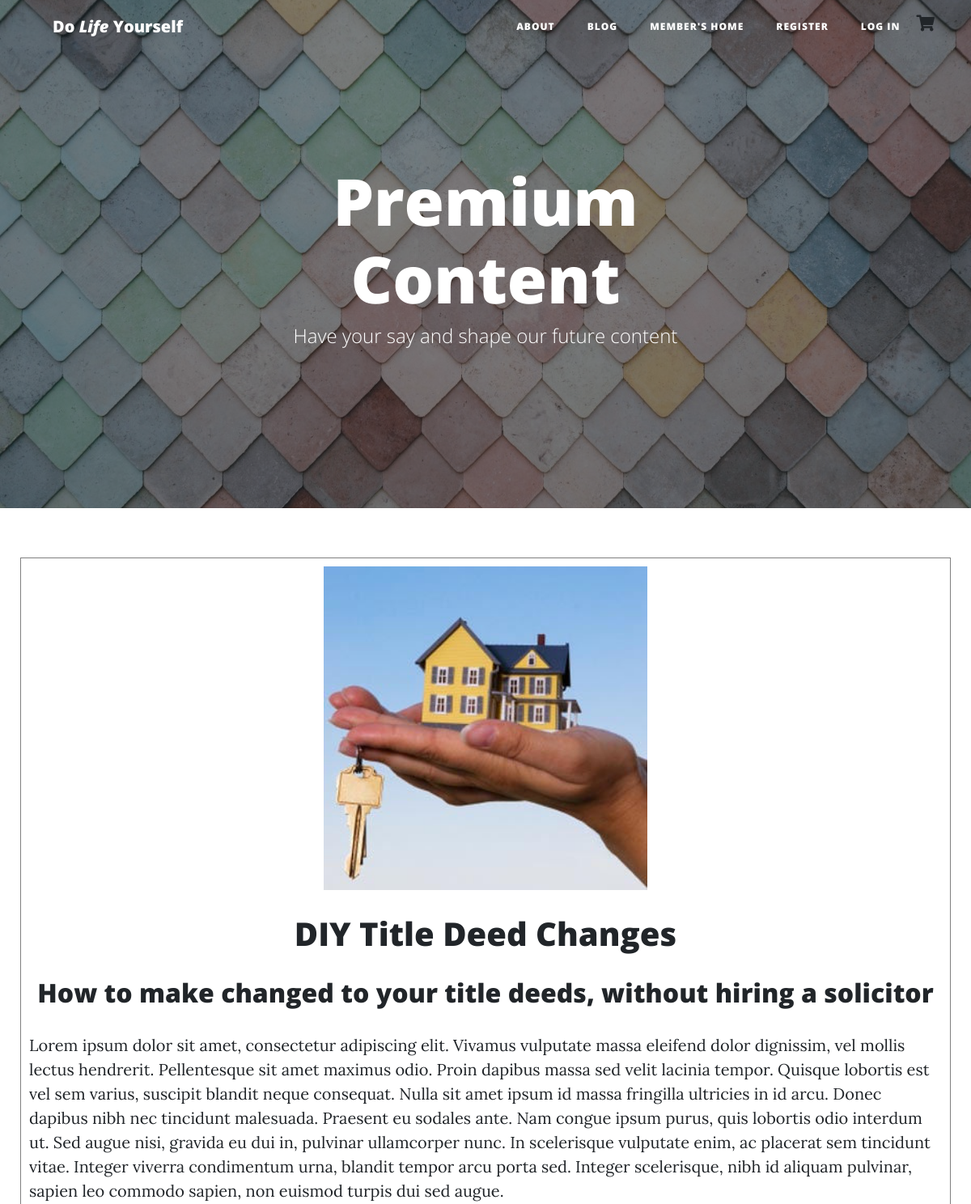
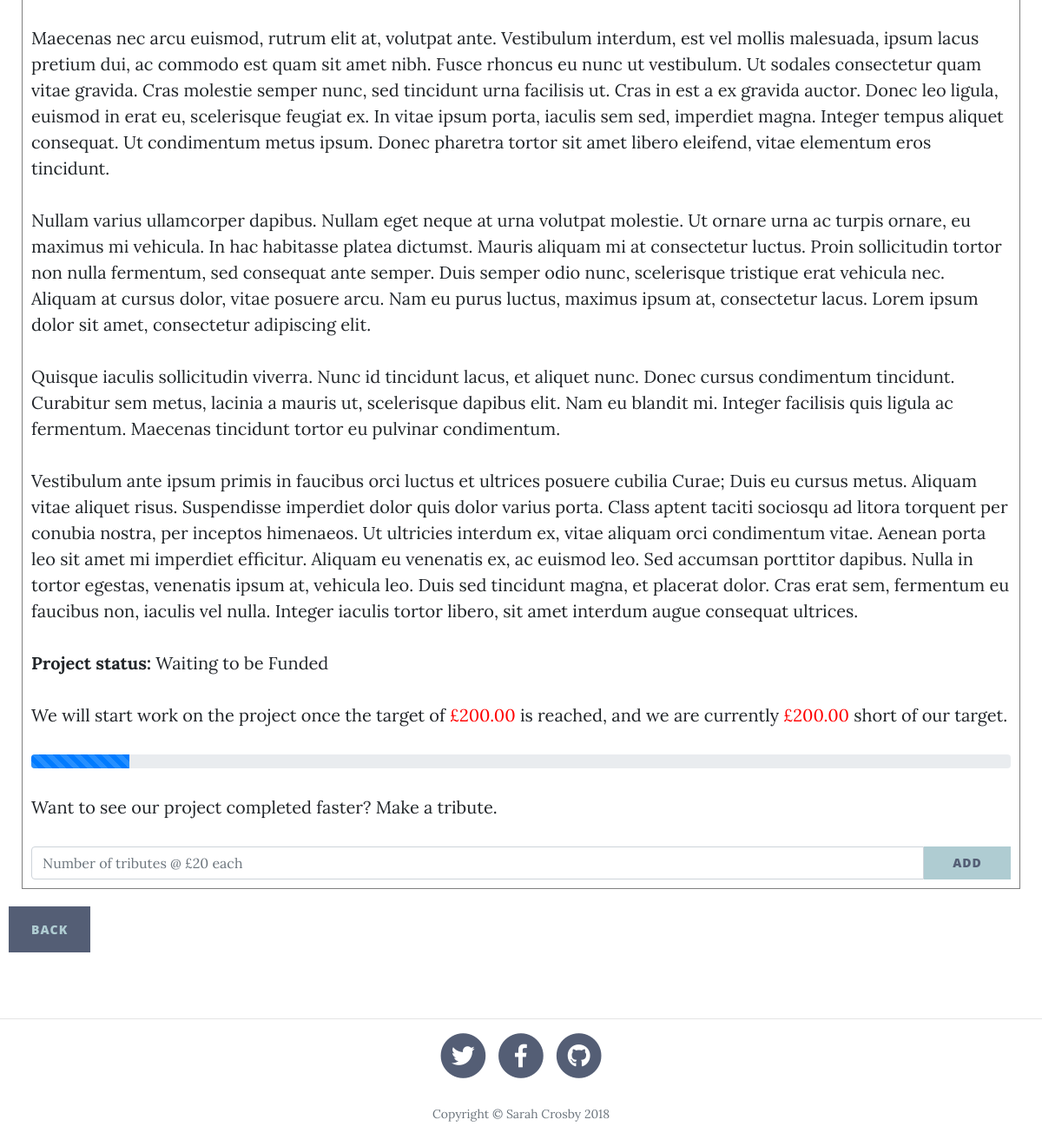
The page /products/1/ on the database its author committed (2 pictures, top to bottom).
### ecommerce/models.py (models this page shows, shortened)
class Product(models.Model):
    name = models.CharField(max_length=254, default='')
    strap = models.CharField(max_length=254, default='')
    description = models.TextField(default='')
    upvotes = models.IntegerField(default='0')
    tag = models.CharField(max_length=30, blank=True, null=True, default='')
    target = models.DecimalField(max_digits=6, decimal_places=2, default='0.00')
    remaining = models.DecimalField(max_digits=6, decimal_places=2, default='0.00')
    tribute = models.DecimalField(max_digits=6, decimal_places=2, default='0.00')
    image = models.ImageField(upload_to="img", blank=True, null=True, default='')
    status_choices = (
        ('PR', 'In Progress'),
        ('PL', 'In Planning'),
        ('C', 'Completed'),
        ('W', 'Waiting to be Funded'),
    )
    status = models.CharField(max_length=2, choices=status_choices, default='W')

### ecommerce/views.py (the view)
# urls.py: url(r'^(?P<pk>\d+)/$', product_detail, name='product_detail'),
def product_detail(request, pk):
    product = get_object_or_404(Product, pk=pk)
    return render(request, "productdetail.html", {'product': product})

### cart/contexts.py (called while the page is built)
def cart_contents(request):
    cart = request.session.get('cart', {})
    cart_items = []
    total = 0
    product_count = 0
    for id, quantity in cart.items():
        product = get_object_or_404(Product, pk=id)
        total += quantity * product.tribute
        product_count += quantity
        cart_items.append({'id': id, 'quantity': quantity, 'product': product})
    return {'cart_items': cart_items, 'total': total, 'product_count': product_count }

### ecommerce/templates/productdetail.html (shortened to what this page needs)
{% extends 'base.html' %}
 {% block content %}
  <body>
    <header class="masthead" style="background-image: url('/media/img/host/background.jpg')">
      <div class="overlay"></div>
      <div class="container">
        <div class="row">
          <div class="col-lg-8 col-md-10 mx-auto">
            <div class="site-heading">
              <h1>Premium Content</h1>
              <span class="subheading">Have your say and shape our future content</span>
            </div>
          </div>
        </div>
      </div>
    </header>
    <div class="container-fluid">
      <div class="row">
        <div class="col-12">
        </div>
      </div>
    <div class="panel panel-default custom-detail-panel">
        <div class="product-panel-body">
            <div class="text-center">
                <img class="img-product" src="/media/{{ product.image }}">
            </div>
            <div class="product-introduction">
                <p><h1>{{ product.name }}</h1></p>
                <p><h2>{{ product.strap }}</h2></p>
            </div>
            <p> {{ product.description | linebreaks }} </p>
            <strong><p>Project status:</strong> {{ product.get_status_display }}</p>
            <p>We will start work on the project once the target of <font color="red">£{{ product.target }}</font> is reached, and we are currently <font color="red">£{{ product.remaining }}</font> short of our target.</p>
            <div class="progress">
                <div class="progress-bar progress-bar-striped progress-bar-animated" role="progressbar" aria-valuenow="75" aria-valuemin="0" aria-valuemax="100" style="width: 10%">
                </div>
            </div>
            <p>
                Want to see our project completed faster? Make a tribute.
            </p>
        </div>
            <form method="post" action="{%url 'add_to_cart' product.id %}">
                <div class="input-group">
                <input name="quantity" type="number" min="1" max="999" class="form-control" placeholder="Number of tributes @ £20 each">
                <span class="input-group-btn">
                    <button class="btn btn-product" type="submit">Add</button>
                </span>
                </div>
            </form>
    </div>
    </div>
    <div class="row">
        <div class="col-12">
            <a class="btn custom-btn" href="{% url 'products' %}">Back</a>
        </div>
    </div>
  </body>
 {% endblock %}

### static/css/custom.css (style rules this page uses)
.custom-btn { margin: 10px; background-color: #545e75; color: #afccd2; }
.btn-product { height: 38px; width: 100px; padding: 0px; background-color: #afccd2; color: #545e75; }
.text-center { text-align: center; }
.custom-detail-panel { border: 1px solid grey; padding: 10px; margin: 10px; }
.img-product { height: 400px; width: 400px; }
.product-introduction { text-align: center; }

### rows shown on the page
Product: image (picture), name "DIY Title Deed Changes", strap "How to make changed to your title deeds, without hiring a solicitor", description "Lorem ipsum dolor sit amet, consectetur adipiscing elit. Vivamus vulputate massa eleifend dolor dignissim, vel mollis lectus hendrerit. Pellentesque sit amet maximus odio. Proin dapibus massa sed velit lacinia tempor. Quisque lobortis est vel sem varius, suscipit blandit neque consequat. Nulla sit amet ipsum id massa fringilla ultricies in id arcu. Donec dapibus nibh nec tincidunt malesuada. Praesent eu sodales ante. Nam congue ipsum purus, quis lobortis odio interdum ut. Sed augue nisi, gravida eu dui in, pulvinar ullamcorper nunc. In scelerisque vulputate enim, ac placerat sem tincidunt vitae. Integer viverra condimentum urna, blandit tempor arcu porta sed. Integer scelerisque, nibh id…", status "Waiting to be Funded", target "200.00", remaining "200.00"
